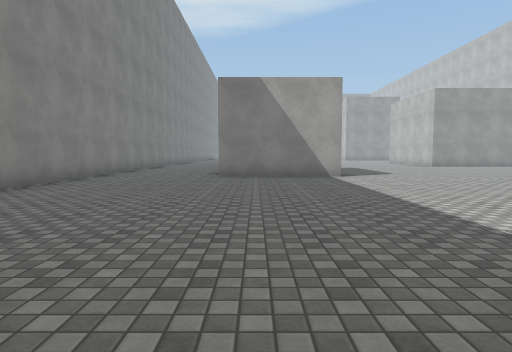
View 1 (above)

24 first-person views from a walk through a Unity game level. The camera is 1.3 m above the floor, tilts 4° down and sees 75° across. The floor is counted in squares, 2 m on a side. Each view is taken from the middle of a square. On the plan, view 1 faces up. The plan holds only what a view shows up to about 10 squares ahead; the rest is blank. The place goes on beyond the plan. The player is left out. Surface patterns are stand-ins for the level's own textures.

View 2
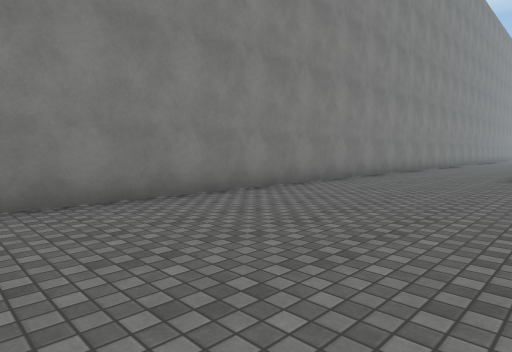

View 3
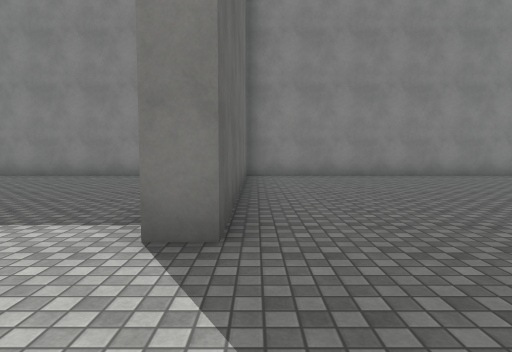

View 4
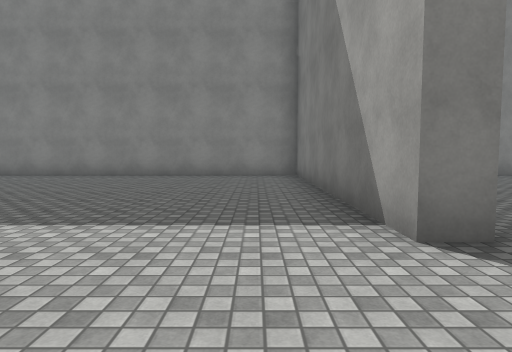

View 5
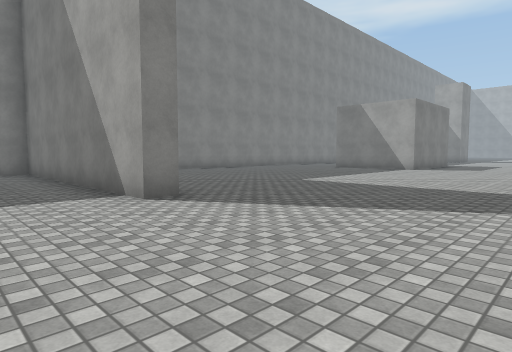

View 6
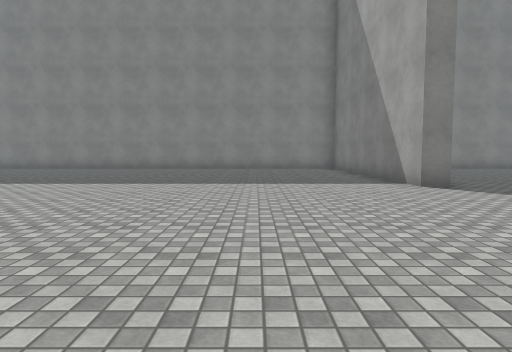

View 7
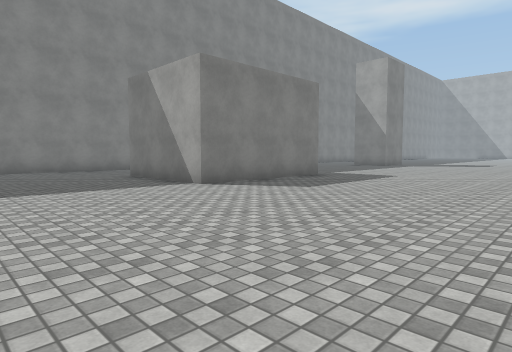

View 8
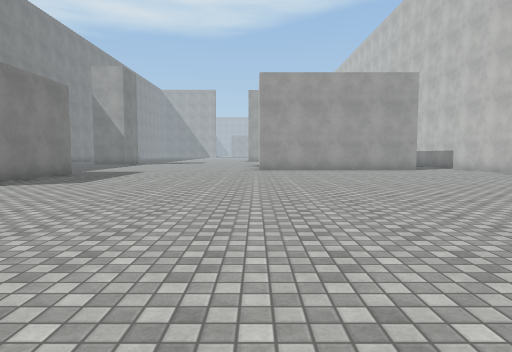

View 9
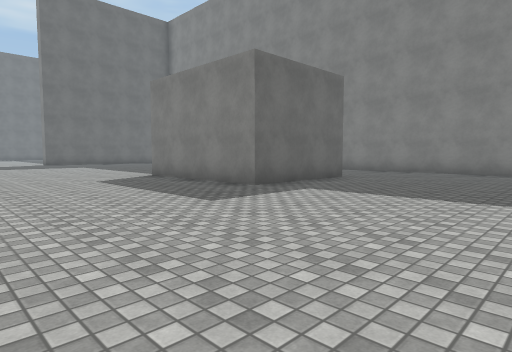

View 10
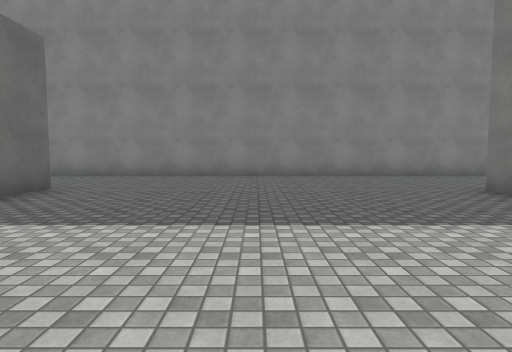

View 11
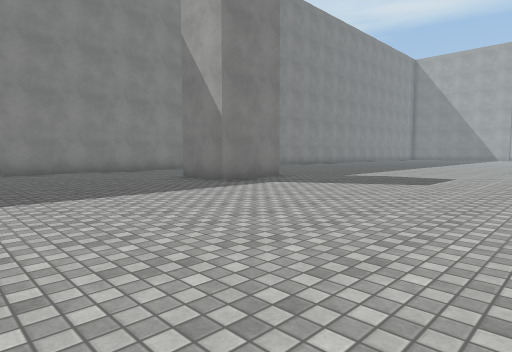

View 12
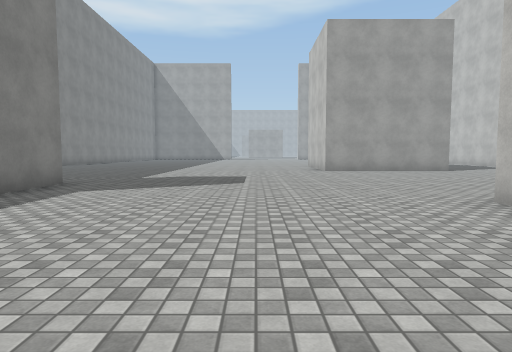

View 13
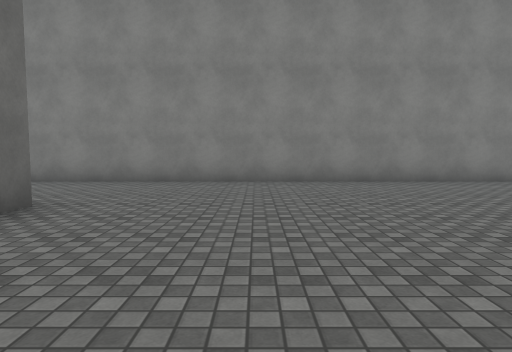

View 14
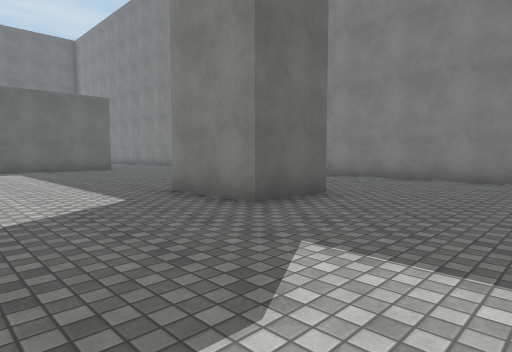

View 15
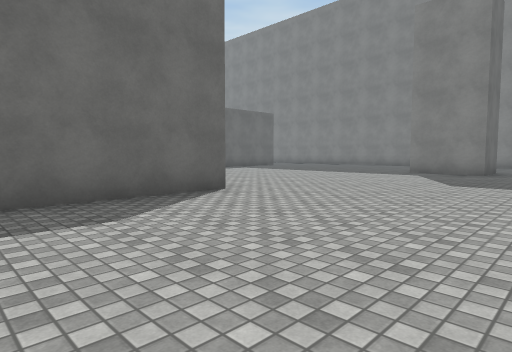

View 16
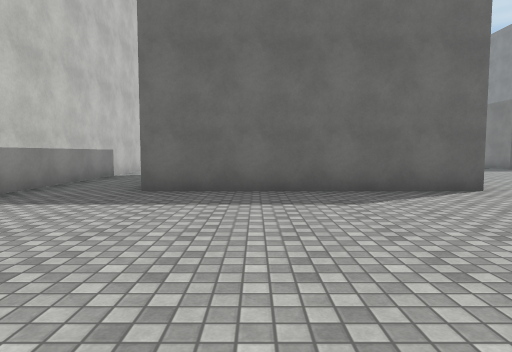

View 17
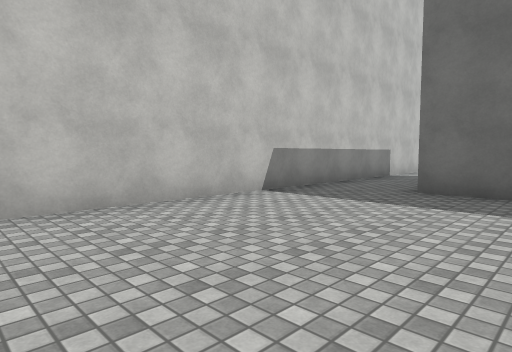

View 18
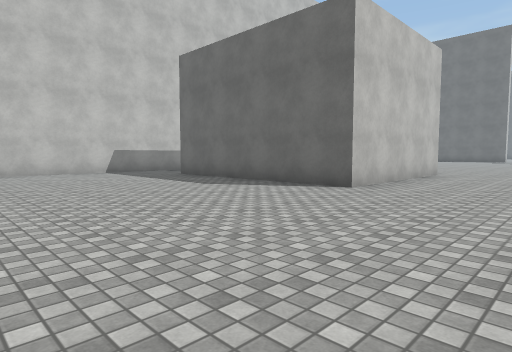

View 19
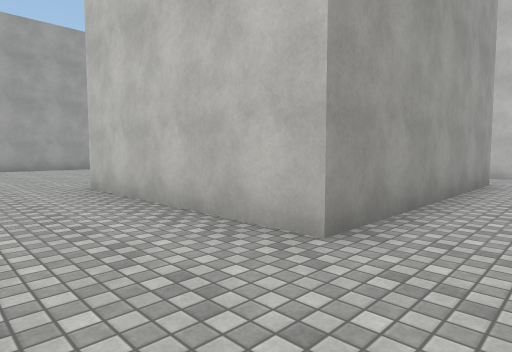

View 20
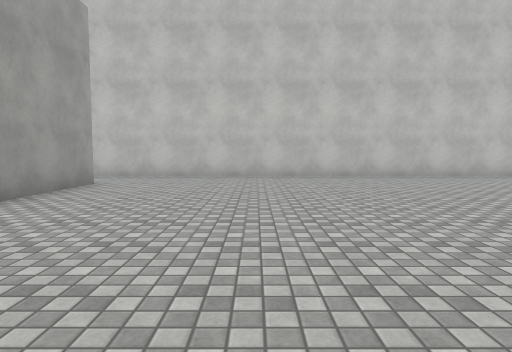

View 21
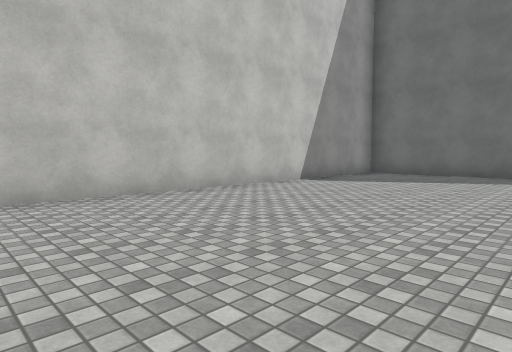

View 22
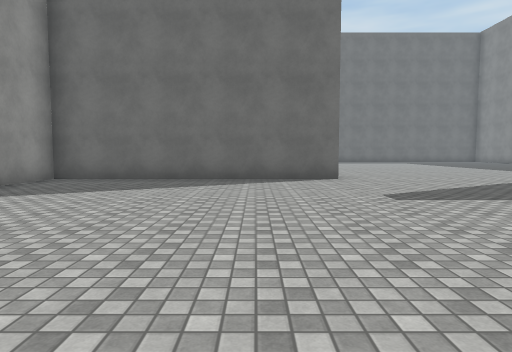

View 23
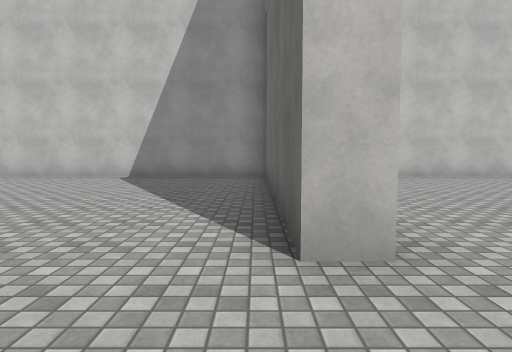

View 24
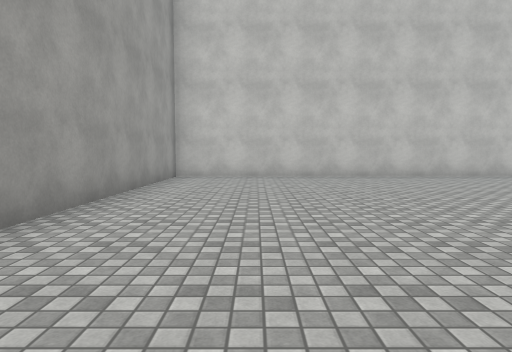

### Floor plan
Points are (right, up) in squares from view 1. A wall is a line through its corners. A room is listed if a view was taken in it or the views show most of it. See-through windows are left out.
Room 1 (views 1, 2, 3, 4, 5, 6, 7, 8, 9, 10, 11, 12, 13, 14, 15, 16, 17, 18, 19, 20, 21, 22, 23, 24)
walls: (9, -1.9) (9, -1.3) (16, -1.3) (16, 25.5); (-4.1, -1.3) (2.6, -1.3) (2.6, -1.8) (-4.4, -1.8) (-4.4, -10.2); (-1.1, 13.3) (2.3, 13.3) (2.3, 9.1) (-1.1, 9.1); (14, 15.4) (8.1, 15.4) (8.1, 20.3) (14, 20.3); (16, -11) (16, -1.8) (9.8, -1.8); (-0.8, 22.9) (1, 22.9) (1, 20.9) (-0.8, 20.9); (-4.4, 25) (-4.4, -1.2)

Positions as (right, up) in squares from view 1, and headings:
1: (0, 0), facing up
2: (0, 0), facing up-left
3: (5, -1), facing left
4: (5, -3), facing left
5: (7, -4), facing up-left
6: (9, -5), facing left
7: (8, 5), facing up-left
8: (8, 3), facing up
9: (7, 18), facing down-left
10: (5, 17), facing left
11: (7, 16), facing up-left
12: (5, 16), facing up
13: (3, 16), facing left
14: (4, 26), facing down-left
15: (12, 25), facing down-left
16: (12, 26), facing down
17: (12, 26), facing down-right
18: (5, 26), facing down-right
19: (6, 14), facing up-right
20: (7, 12), facing right
21: (11, 9), facing down-right
22: (11, 7), facing down
23: (7, -1), facing right
24: (7, -4), facing right
